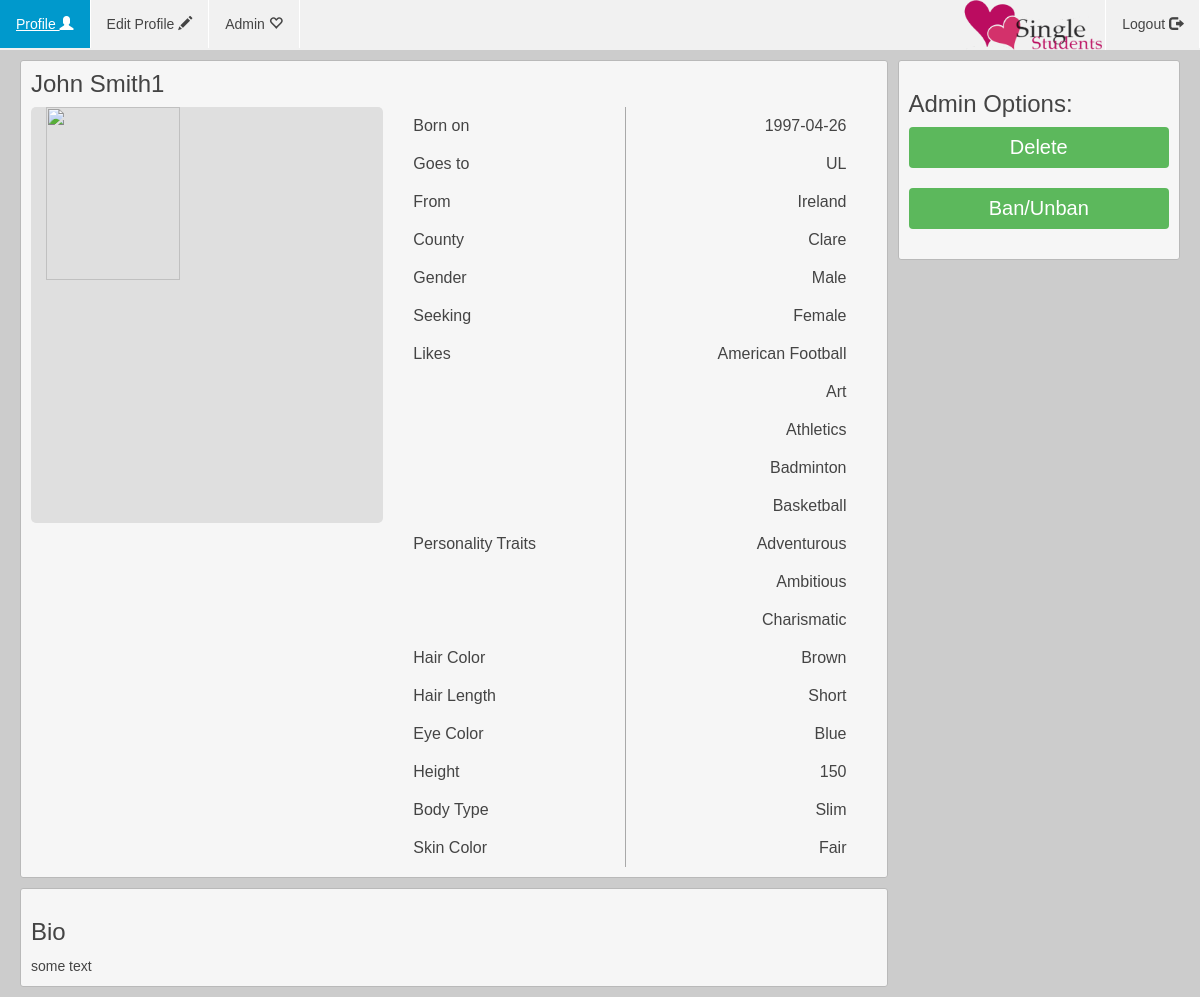
The page /UserProfileOther.php?user=User1 (signed in) on the database its author committed.
### tables this page shows
CREATE TABLE IF NOT EXISTS `register` (
  `USERNAME` varchar(60) NOT NULL,
  `FORENAME` varchar(15) NOT NULL,
  `SURNAME` varchar(20) NOT NULL,
  `PASSWORD` varchar(60) NOT NULL,
  `EMAIL` varchar(30) NOT NULL,
  `DOB` date NOT NULL,
  `PREFERENCE` varchar(15) NOT NULL,
  `SEX` varchar(15) NOT NULL,
  `IMAGE` varchar(60) NOT NULL,
  PRIMARY KEY (`USERNAME`)
);

CREATE TABLE IF NOT EXISTS `college` (
  `COLLEGENUMBER` int(3) NOT NULL,
  `COLLEGENAME` varchar(10) DEFAULT NULL,
  PRIMARY KEY (`COLLEGENUMBER`)
);

CREATE TABLE IF NOT EXISTS `location` (
  `USERNAME` varchar(15) NOT NULL,
  `COLLEGE` int(3) NOT NULL,
  `CITY` varchar(20) NOT NULL,
  `COUNTY` int(3) NOT NULL,
  PRIMARY KEY (`USERNAME`),
  KEY `FK_LOCATION_COLLEGE` (`COLLEGE`),
  KEY `FK_LOCATION_COUNTY` (`COUNTY`)
);

CREATE TABLE IF NOT EXISTS `county` (
  `COUNTYNUMBER` int(3) NOT NULL,
  `COUNTYNAME` varchar(10) DEFAULT NULL,
  PRIMARY KEY (`COUNTYNUMBER`)
);

CREATE TABLE IF NOT EXISTS `likeoptions` (
  `LIKENUMBER` int(3) NOT NULL AUTO_INCREMENT,
  `LIKENAME` varchar(20) DEFAULT NULL,
  PRIMARY KEY (`LIKENUMBER`)
);

CREATE TABLE IF NOT EXISTS `personalityoptions` (
  `PERSONALITYNUMBER` int(3) NOT NULL AUTO_INCREMENT,
  `PERSONALITYTRAIT` varchar(15) DEFAULT NULL,
  PRIMARY KEY (`PERSONALITYNUMBER`)
);

CREATE TABLE IF NOT EXISTS `haircolors` (
  `HAIRNUMBER` int(3) NOT NULL,
  `HAIRCOLOR` varchar(20) DEFAULT NULL,
  PRIMARY KEY (`HAIRNUMBER`)
);

CREATE TABLE IF NOT EXISTS `hairlengths` (
  `HAIRLENNUMBER` int(11) NOT NULL,
  `HAIRLENNAME` varchar(15) DEFAULT NULL,
  PRIMARY KEY (`HAIRLENNUMBER`)
);

CREATE TABLE IF NOT EXISTS `eyecolors` (
  `EYENUMBER` int(3) NOT NULL AUTO_INCREMENT,
  `EYECOLOR` varchar(10) DEFAULT NULL,
  PRIMARY KEY (`EYENUMBER`)
);

CREATE TABLE IF NOT EXISTS `physical` (
  `USERNAME` varchar(15) NOT NULL,
  `EYES` int(3) NOT NULL,
  `HAIR` int(3) NOT NULL,
  `HAIRLEN` int(3) NOT NULL,
  `BODY` int(3) NOT NULL,
  `HEIGHT` int(3) NOT NULL,
  `ETHNICITY` int(3) NOT NULL,
  PRIMARY KEY (`USERNAME`),
  KEY `FK_PHYSICAL_BODYTYPE` (`BODY`),
  KEY `FK_PHYSICAL_EYECOLORS` (`EYES`),
  KEY `FK_PHYSICAL_HAIRCOLORS` (`HAIR`),
  KEY `FK_PHYSICAL_HAIRLENGTHS` (`HAIRLEN`),
  KEY `FK_PHYSICAL_HEIGHT` (`HEIGHT`),
  KEY `FK_PHYSICAL_SKINTONES` (`ETHNICITY`)
);

CREATE TABLE IF NOT EXISTS `bodytype` (
  `BODYNUMBER` int(3) NOT NULL,
  `BODYNAME` varchar(15) DEFAULT NULL,
  PRIMARY KEY (`BODYNUMBER`)
);

CREATE TABLE IF NOT EXISTS `skintones` (
  `TONENUMBER` int(3) NOT NULL AUTO_INCREMENT,
  `TONE` varchar(15) DEFAULT NULL,
  PRIMARY KEY (`TONENUMBER`)
);

CREATE TABLE IF NOT EXISTS `bio` (
  `USERNAME` varchar(15) NOT NULL,
  `INFO` varchar(150) NOT NULL,
  PRIMARY KEY (`USERNAME`)
);

### UserProfileDataOther.php (called while the page is built, shortened)
<?php
require 'Connect.php';
$user = $_SESSION['otherUsername'];
$query = "Select FORENAME,SURNAME,IMAGE,DOB,SEX,PREFERENCE from REGISTER where USERNAME='$user';";
$query_run = mysqli_query($db, $query);
$query_array = mysqli_fetch_array($query_run);
$forename = $query_array[0];
$surname = $query_array[1];
$DOB = $query_array[3];
$sex = $query_array[4];
$preference = $query_array[5];
$query2 = "Select COLLEGE,CITY,COUNTY from LOCATION
where USERNAME='$user';";
$query2_run = mysqli_query($db, $query2);
$query2_array = mysqli_fetch_array($query2_run);
$college = $query2_array[0];
$city = $query2_array[1];
$county = $query2_array[2];
$queryCollege = "Select COLLEGENAME FROM COLLEGE WHERE COLLEGENUMBER='$college';";
$queryCollege_array = mysqli_fetch_array(mysqli_query($db, $queryCollege));
$collegeName = $queryCollege_array[0];
$queryCounty = "Select COUNTYNAME FROM COUNTY WHERE COUNTYNUMBER='$county';";
$queryCounty_array = mysqli_fetch_array(mysqli_query($db, $queryCounty));
$countyName = $queryCounty_array[0];
$query = "SELECT HOBBY, HOBBY2, HOBBY3, HOBBY4, HOBBY5 FROM LIKES WHERE USERNAME = '$user';";
$row = mysqli_fetch_array(mysqli_query($db, $query));
$hobbies = array($row[0], $row[1], $row[2], $row[3], $row[4]);
$query = "SELECT LIKENAME FROM LIKEOPTIONS WHERE LIKENUMBER = '$hobbies[0]';";
$result = mysqli_query($db, $query);
$row = mysqli_fetch_array($result);
$hobby1 = $row[0];
$query = "SELECT LIKENAME FROM LIKEOPTIONS WHERE LIKENUMBER = '$hobbies[1]';";
$result = mysqli_query($db, $query);
$row = mysqli_fetch_array($result);
$hobby2 = $row[0];
$query = "SELECT LIKENAME FROM LIKEOPTIONS WHERE LIKENUMBER = '$hobbies[2]';";
$result = mysqli_query($db, $query);
$row = mysqli_fetch_array($result);
$hobby3 = $row[0];
$query = "SELECT LIKENAME FROM LIKEOPTIONS WHERE LIKENUMBER = '$hobbies[3]';";
$result = mysqli_query($db, $query);
$row = mysqli_fetch_array($result);
$hobby4 = $row[0];
$query = "SELECT LIKENAME FROM LIKEOPTIONS WHERE LIKENUMBER = '$hobbies[4]';";
$result = mysqli_query($db, $query);
$row = mysqli_fetch_array($result);
$hobby5 = $row[0];
$query = "SELECT TRAIT, TRAIT2, TRAIT3 FROM PERSONALITY WHERE USERNAME = '$user';";
$row = mysqli_fetch_array(mysqli_query($db, $query));
$traits = array($row[0], $row[1], $row[2]);
$query = "SELECT PERSONALITYTRAIT FROM PERSONALITYOPTIONS WHERE PERSONALITYNUMBER = '$traits[0]';";
$result = mysqli_query($db, $query);
$row = mysqli_fetch_row($result);
$trait1 = $row[0];
$query = "SELECT PERSONALITYTRAIT FROM PERSONALITYOPTIONS WHERE PERSONALITYNUMBER = '$traits[1]';";
$result = mysqli_query($db, $query);
$row = mysqli_fetch_row($result);
$trait2 = $row[0];
$query = "SELECT PERSONALITYTRAIT FROM PERSONALITYOPTIONS WHERE PERSONALITYNUMBER = '$traits[2]';";
$result = mysqli_query($db, $query);
$row = mysqli_fetch_row($result);
$trait3 = $row[0];
$query = "SELECT EYES, HAIR, HAIRLEN, BODY, HEIGHT, ETHNICITY FROM PHYSICAL WHERE USERNAME = '$user';";
$row = mysqli_fetch_array(mysqli_query($db, $query));
$physical = array($row[0], $row[1], $row[2], $row[3], $row[4], $row[5]);
$query = "SELECT EYECOLOR FROM EYECOLORS WHERE EYENUMBER = '$physical[0]';";
$query_run = mysqli_query($db, $query);
$row = mysqli_fetch_array($query_run);
$eye = $row[0];
$query = "SELECT HAIRCOLOR FROM HAIRCOLORS WHERE HAIRNUMBER = '$physical[1]';";
$query_run = mysqli_query($db, $query);
$row = mysqli_fetch_array($query_run);
$hair = $row[0];
$query = "SELECT HAIRLENNAME FROM HAIRLENGTHS WHERE HAIRLENNUMBER = '$physical[2]';";
$query_run = mysqli_query($db, $query);
$row = mysqli_fetch_array($query_run);
$hairlen = $row[0];
$query = "SELECT BODYNAME FROM BODYTYPE WHERE BODYNUMBER = '$physical[3]';";
$query_run = mysqli_query($db, $query);
$row = mysqli_fetch_array($query_run);
$body = $row[0];
$height = $physical[4];
$query = "SELECT TONE FROM SKINTONES WHERE TONENUMBER = '$physical[5]';";
$query_run = mysqli_query($db, $query);
$row = mysqli_fetch_array($query_run);
$skin = $row[0];
$query = "SELECT INFO FROM BIO WHERE USERNAME = '$user';";
$row = mysqli_fetch_array(mysqli_query($db, $query));
$bio = $row[0];

### UserProfileOther.php (the view, shortened to what this page needs)
<?php
require 'UserProfileDataOther.php';
?>
<html>
<head>
    <link rel="stylesheet" href="https://maxcdn.bootstrapcdn.com/bootstrap/3.3.6/css/bootstrap.min.css">
    <link rel="stylesheet" href="css/style.css" media="screen" title="no title" charset="utf-8">
</head>
<body>
<?php
if ((isset($_SESSION['admin']))) {
?>
<div class="wrapper">
    <div id = "navbar">
        <ul>
            <li><a href = "UserProfileOther.php?user=<?php echo $_SESSION['otherUsername']?>" />Profile <span class = "glyphicon glyphicon-user"></span></a></li>
            <li><a href = "EditProfileOther.php" />Edit Profile <span class = "glyphicon glyphicon-pencil"></span></a></li>
            <li><a href = "AdminPage.php?aPage=default" />Admin <span class = "glyphicon glyphicon-heart-empty"></span></a></li>
            <ul style="float:right;list-style-type:none;">
                <li><img src = "images/logo-flat.png" height = "50"/></li>
                <li><a href = "Logout.php" />Logout <span class = "glyphicon glyphicon-log-out"></span></a></li>
            </ul>
        </ul>
    </div>
</div>
<?php
}?>
<div class="container">
    <div class="row">
        <div class="container col-xs-9">
            <div class="row user-page-borders user-page-sizelock">
                <h3 style="margin: 0px 0px 10px"><?php echo $forename." ".$surname;?></h3>
                <img class="col-xs-5 user-profile-pic" src=<?php $image ?> alt="Semi decent photo" />
                <table class="userdata col-xs-7">
                    <tr>
                        <td class="align-left">Born on</td>
                        <td class="align-right"><?php echo $DOB; ?></td>
                    </tr>
                    <tr>
                        <td class="align-left">Goes to</td>
                        <td class="align-right"><?php echo $collegeName;?></td>
                    </tr>
                    <tr>
                        <td class="align-left">From</td>
                        <td class="align-right"><?php echo $city;?></td>
                    </tr>
                    <tr>
                        <td class="align-left">County</td>
                        <td class="align-right"><?php echo $countyName; ?></td>
                    </tr>
                    <tr>
                        <td class="align-left">Gender</td>
                        <td class="align-right"><?php echo $sex ?></td>
                    </tr>
                    <tr>
                        <td class="align-left">Seeking</td>
                        <td class="align-right"><?php echo $preference ?></td>
                    </tr>
                    <tr>
                        <td class="align-left">Likes</td>
                        <td class="align-right"><?php echo $hobby1; ?></td>
                    </tr>
                    <tr>
                        <td class="align-left"></td>
                        <td class="align-right"><?php echo $hobby2; ?></td>
                    </tr>
                    <tr>
                        <td class="align-left"></td>
                        <td class="align-right"><?php echo $hobby3; ?></td>
                    </tr>
                    <tr>
                        <td class="align-left"></td>
                        <td class="align-right"><?php echo $hobby4; ?></td>
                    </tr>
                    <tr>
                        <td class="align-left"></td>
                        <td class="align-right"><?php echo $hobby5; ?></td>
                    </tr>
					<tr>
                        <td class="align-left">Personality Traits</td>
                        <td class="align-right"><?php echo $trait1 ?></td>
                    </tr>
					<tr>
                        <td class="align-left"></td>
                        <td class="align-right"><?php echo $trait2 ?></td>
                    </tr>
					<tr>
                        <td class="align-left"></td>
                        <td class="align-right"><?php echo $trait3 ?></td>
                    </tr>
					<tr>
                        <td class="align-left">Hair Color</td>
                        <td class="align-right"><?php echo $hair ?></td>
                    </tr>
					<tr>
                        <td class="align-left">Hair Length</td>
                        <td class="align-right"><?php echo $hairlen ?></td>
                    </tr>
					<tr>
                        <td class="align-left">Eye Color</td>
                        <td class="align-right"><?php echo $eye ?></td>
                    </tr>
					<tr>
                        <td class="align-left">Height</td>
                        <td class="align-right"><?php echo $height ?></td>
                    </tr>
					<tr>
                        <td class="align-left">Body Type</td>
                        <td class="align-right"><?php echo $body ?></td>
                    </tr>
					<tr>
                        <td class="align-left">Skin Color</td>
                        <td class="align-right"><?php echo $skin ?></td>
                    </tr>
                </table>
            </div>
            <div class="row user-page-borders user-page-sizelock">
                <h3>Bio</h3>
                <?php echo $bio ?>
            </div>
        </div>
         <?php
        if ((!isset($_SESSION['admin']))) {
            ?>
            <div class="container col-xs-3">
                <div class="row user-page-borders">
                    <h3>Options:</h3>
                    <div class="container col-xs-12">
					<div class="row">
                        <button  onclick="location.href = 'MatchUser.php';" class="btn btn-success index-btn" type="button" name="Next">Match</button>
                    </div>
                    <br>
                    <div class="row">
                        <button  onclick="location.href = 'ReportUser.php';" class="btn btn-success index-btn" type="button" name="Next">Report</button>
                    </div>
                    <br>
                    </div>
                </div>
            </div>
            <?php
            ;
        } else {
        ?>
        <div class="container col-xs-3">
            <div class="row user-page-borders">
                <h3>Admin Options: </h3>
                <div class="container col-xs-12">
                    <div class="row">
                        <button  onclick="location.href = 'DeleteUser.php';" class="btn btn-success index-btn" type="button" name="Next">Delete</button>
                    </div>
                    <br>
                    <div class="row">
                        <button  onclick="location.href = 'BanUser.php';" class="btn btn-success index-btn" type="button" name="Next">Ban/Unban</button>
                    </div>
                    <br>
                </div>
            </div>
        </div>
        <?php
        }
        ?>
    </div>
</div>
</body>
</html>

### css/style.css (style rules this page uses)
body { background-color: #CCC; color: #444; font-family: Arial, Helvetica, sans-serif; background-size: cover; background-repeat: no-repeat; background-position: center center; min-width: 650px; }
.user-page-borders { margin: 10px -10px; background-color: rgb(246, 246, 246); padding: 10px; border-radius: 3px; border: 1px solid rgb(185, 185, 185); }
.user-profile-pic { float: left; background-color: #DFDFDF; border-radius: 5px; }
.userdata td { padding: 10px 30px; }
.align-right { text-align: right; border-left: 1px solid #a9a9a9; }
.align-left { text-align: left; }
.index-btn { color: white; border: none; margin: auto; width: 100%; text-align: center; align-self: auto; border-radius: 4px; font-size: 20px; }
ul { list-style-type: none; margin: 0; padding: 0; overflow: hidden; background-color: #f1f1f1; }
li { float: left; border-right: 1px solid white; }
li a { display: inline-block; color: #444; text-align: center; padding: 14px 16px; text-decoration: none; }
button { background-color: white; border: 2px solid #0099cc; color: black; padding: 16px 32px; width: 130px; text-align: center; text-decoration: none; display: inline-block; font-size: 15px; margin: 4px 2px; -webkit-transition-duration: 0.4s; -moz-transition-duration: 0.4s; transition-duration: 0.4s; cursor: pointer; background: -moz-linear-gradient(top, #FFF, #0099CC); background: -webkit-gradient(linear, left top, left bottom, color-stop(0.0, #FFF), color-stop(1.0, #EAEAEA)); -moz-border-radius: 5px; -webkit-border-radius: 5px; border-radius: 5px; }

### rows shown on the page
register: FORENAME "John", SURNAME "Smith1", DOB "1997-04-26", SEX "Male", PREFERENCE "Female"
college: COLLEGENAME "UL"
location: CITY "Ireland"
county: COUNTYNAME "Clare"
likeoptions: LIKENAME "American Football"
likeoptions: LIKENAME "Art"
likeoptions: LIKENAME "Athletics"
likeoptions: LIKENAME "Badminton"
likeoptions: LIKENAME "Basketball"
personalityoptions: PERSONALITYTRAIT "Adventurous"
personalityoptions: PERSONALITYTRAIT "Ambitious"
personalityoptions: PERSONALITYTRAIT "Charismatic"
haircolors: HAIRCOLOR "Brown"
hairlengths: HAIRLENNAME "Short"
eyecolors: EYECOLOR "Blue"
physical: HEIGHT "150"
bodytype: BODYNAME "Slim"
skintones: TONE "Fair"
bio: INFO "some text"
